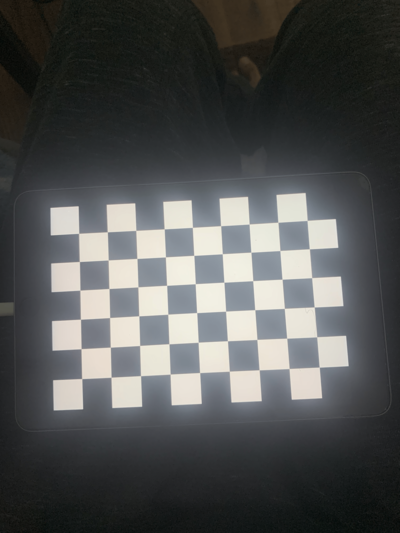
#> input picture assets/iloveimg-resized/IMG_0902.png, 400 x 533 px, found by its file name
$ python chess.py
#> lines starting #> are read from the running program, lines starting #| are printed output that depends on the picture; after the words box and inside, x2 and y2 are one past the last pixel; in counts of white or black regions, pixels touching at a corner belong together
import cv2
import numpy as np

img = cv2.imread("OpenCV-APCSP_Project/assets/iloveimg-resized/IMG_0902.png")
#> img is the input picture: shape (533, 400, 3); mean B, G, R 82.7, 83.1, 81.5
gray = cv2.cvtColor(img, cv2.COLOR_BGR2GRAY)

ret, corners = cv2.findChessboardCorners(gray, (6,9), None)
#> ret = True; corners = 54 rows, first 8: [307.2, 220.2], [309.2, 249.1], [311.9, 278.1], [314, 307], [317.1, 337], [319.1, 367], [277.9, 222.2], [280, 250.5]

cv2.drawChessboardCorners(img, (6,9), corners, ret)
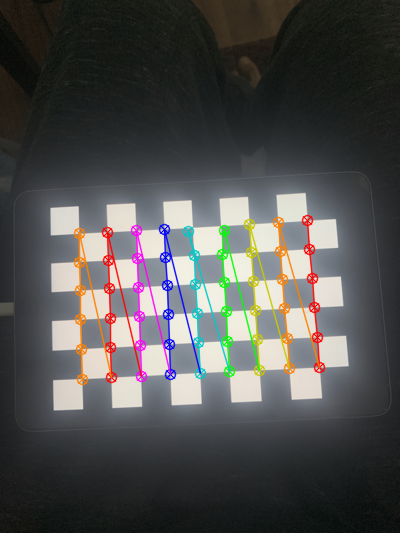
#> img: shape (533, 400, 3); 5.41% of pixels changed, all inside (x1, y1, x2, y2) = (73, 214, 326, 386)
cv2.imshow("img", img)
cv2.waitKey(0)
cv2.destroyAllWindows()


$ run again, with assets/iloveimg-resized/AnyConv.com__IMG_0907.png copied over assets/iloveimg-resized/IMG_0902.png
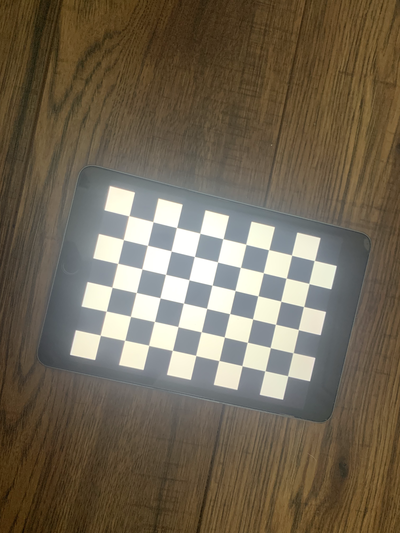
#> input picture assets/iloveimg-resized/AnyConv.com__IMG_0907.png, 400 x 533 px, found by its file name
#> img is the input picture: shape (533, 400, 3); mean B, G, R 84, 102.3, 113.3
#> `gray = cv2.cvtColor(img, cv2.COLOR_BGR2GRAY)`:
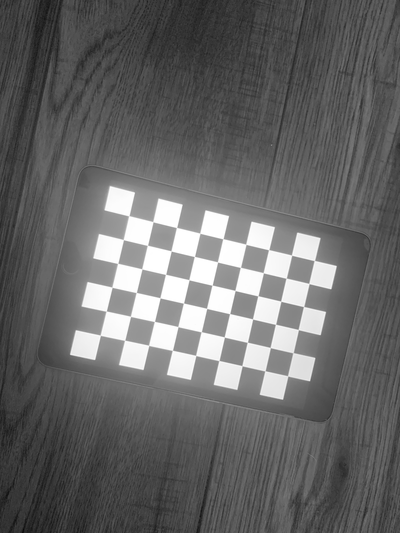
#> gray: shape (533, 400); min 10, max 255, mean 103.5
#> ret = True; corners = 54 rows, first 8: [314.6, 260.4], [309.1, 283.5], [303.5, 306.5], [298, 329.4], [292.5, 353.1], [288.4, 376.4], [291.9, 255.6], [286.5, 277.6]
#> `cv2.drawChessboardCorners(img, (6,9), corners, ret)`:
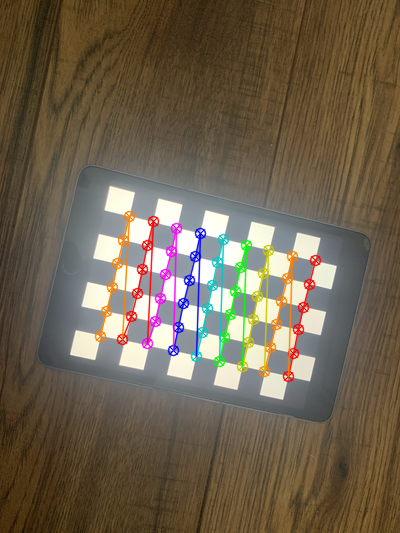
#> img: shape (533, 400, 3); 4.78% of pixels changed, all inside (x1, y1, x2, y2) = (94, 210, 322, 383)
